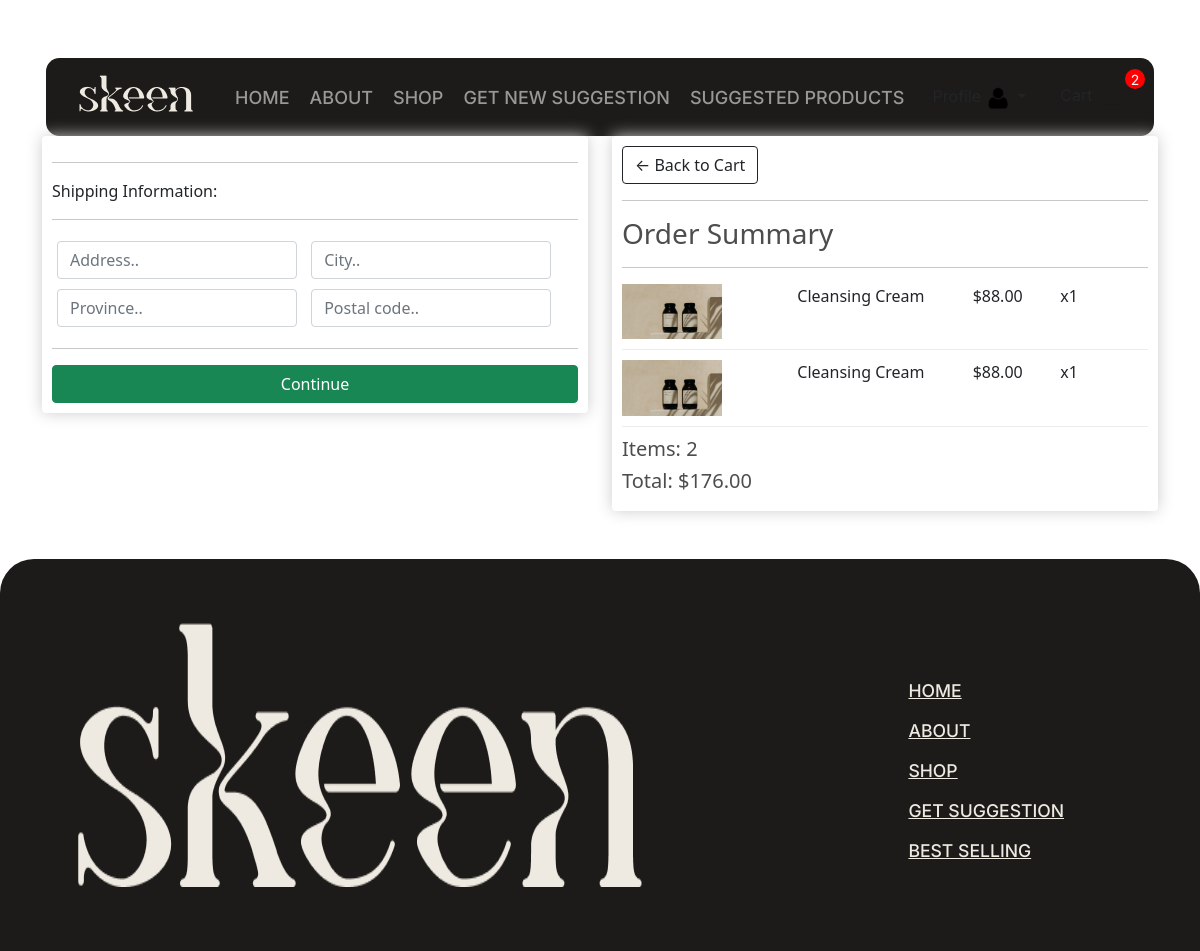
The app's page /checkout/ (signed in) with its own data.
### store/models.py (models this page shows, shortened)
class OrderItem(models.Model):
	product = models.ForeignKey(Product, on_delete=models.SET_NULL, blank=True, null=True)
	order = models.ForeignKey(Order, on_delete=models.SET_NULL, blank=True,null=True)
	quantity = models.IntegerField(default=0, null=True, blank=True)
	date_added = models.DateTimeField(auto_now_add=True)
	@property
	def get_total(self):
		total = self.product.price * self.quantity
		return total

class Product(models.Model):
	name = models.CharField(max_length=200)
	price = models.FloatField()
	digital = models.BooleanField(default=False,null=True, blank=False)
	image = models.ImageField(null=True, blank=True)
	category = models.ForeignKey(Category, related_name='products', on_delete=models.CASCADE, default=None)
	description = models.TextField(null=True, blank=True, default='')
	@property
	def imageURL(self):
		try:
			url = self.image.url
		except:
			url = ''
		return url

class Order(models.Model):
	customer = models.ForeignKey(Customer, on_delete=models.SET_NULL, null=True, blank=True)
	date_ordered = models.DateTimeField(auto_now_add=True)
	complete = models.BooleanField(default=False,null=True, blank=False)
	transaction_id = models.CharField(max_length=100, null=True)
	@property
	def get_cart_total(self):
		orderitems = self.orderitem_set.all()
		total = sum([item.get_total for item in orderitems])
		return total
	@property
	def get_cart_items(self):
		orderitems = self.orderitem_set.all()
		total = sum([item.quantity for item in orderitems])
		return total

### store/views.py (the view)
# urls.py: path('checkout/', views.checkout, name="checkout"),
def checkout(request):
    data = cartData(request)
    cartItems = data['cartItems']
    order = data['order']
    items = data['items']
    message = "Please Login or register to proceed further"
    context = {'items': items, 'order': order, 'cartItems': cartItems, 'message': message}
    if request.user.is_authenticated:
        return render(request, 'store/checkout.html', context)
    else:
        return HttpResponseRedirect(reverse('login') + '?next=' + reverse('checkout'))

### store/templatetags/custom_filters.py (called while the page is built)
@register.filter
def path_matches_pattern(path, pattern):
    return bool(re.match(pattern, path))

### store/utils.py (called while the page is built, shortened)
def cookieCart(request):
	try:
		cart = json.loads(request.COOKIES['cart'])
	except:
		cart = {}
		print('CART:', cart)
	items = []
	order = {'get_cart_total':0, 'get_cart_items':0, 'shipping':False}
	cartItems = order['get_cart_items']
	return {'cartItems':cartItems ,'order':order, 'items':items}

def cartData(request):
    cookieData = cookieCart(request)
    cartItems = cookieData['cartItems']
    order = cookieData['order']
    items = cookieData['items']
    if request.user.is_authenticated:
        customer = request.user.customer
        order, created = Order.objects.get_or_create(customer=customer, complete=False)
        items = order.orderitem_set.all()
        cartItems = order.get_cart_items
    return {'cartItems': cartItems, 'order': order, 'items': items}

### store/templates/store/checkout.html (shortened to what this page needs)
{% extends 'store/main.html' %}
{% load static %}
{% block content %}
     <div class="row">
		<div class="col-lg-6">
			<div class="box-element" id="form-wrapper">
				<form id="form">
					<div id="shipping-info">
						<hr>
						<p>Shipping Information:</p>
						<hr>
						<div class="form-field">
							<input class="form-control" type="text" name="address" placeholder="Address..">
						</div>
						<div class="form-field">
							<input class="form-control" type="text" name="city" placeholder="City..">
						</div>
						<div class="form-field">
							<input class="form-control" type="text" name="state" placeholder="Province..">
						</div>
						<div class="form-field">
							<input class="form-control" type="text" name="zipcode" placeholder="Postal code..">
						</div>
					</div>
					<hr>
					<input id="form-button" class="btn btn-success btn-block" type="submit" value="Continue">
				</form>
			</div>
			<br>
		</div>
		<div class="col-lg-6">
			<div class="box-element">
				<a  class="btn btn-outline-dark" href="{% url 'cart' %}">&#x2190; Back to Cart</a>
				<hr>
				<h3>Order Summary</h3>
				<hr>
				{% for item in items %}
				<div class="cart-row">
					<div style="flex:2"><img class="row-image" src="{{item.product.imageURL}}"></div>
					<div style="flex:2"><p>{{item.product.name}}</p></div>
					<div style="flex:1"><p>${{item.product.price|floatformat:2}}</p></div>
					<div style="flex:1"><p>x{{item.quantity}}</p></div>
				</div>
				{% endfor %}
				<h5>Items:   {{order.get_cart_items}}</h5>
				<h5>Total:   ${{order.get_cart_total|floatformat:2}}</h5>
			</div>
		</div>
	</div>
{% endblock content %}

### static/css/main.css (style rules this page uses)
body { background: #8b60004a; }
.btn { border-radius: 0; }
h1, h2, h3, h4, h5, h6 { color: hsl(0, 0%, 30%); }
.box-element { box-shadow: hsl(0, 0%, 80%) 0 0 16px; background-color: #fff; border-radius: 4px; padding: 10px; }
.col-lg-4, .col-lg-6, .col-lg-8, .col-lg-12 { margin-top: 10px; }
.row-image { width: 100px; }
.form-field { width: 250px; display: inline-block; padding: 5px; }
.cart-row { display: flex; align-items: flex-stretch; padding-bottom: 10px; margin-bottom: 10px; border-bottom: 1px solid #ececec; }

### records on screen
OrderItem: product.imageURL (picture), product.name "Cleansing Cream", product.price "88.00", quantity "1"
OrderItem: product.imageURL (picture), product.name "Cleansing Cream", product.price "88.00", quantity "1"
Order: get_cart_items "2", get_cart_total "176.00"

### other values on screen
{{ cartItems }} "2"
